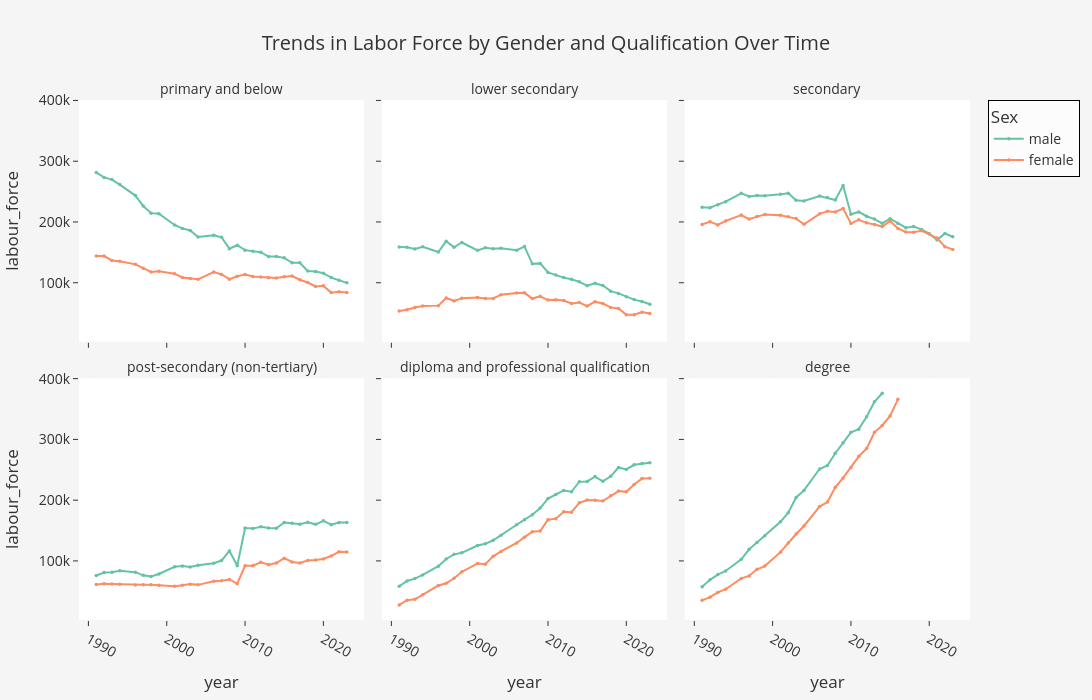

Notebook code cell kept with this figure:
### Markdown cell above
<p>We will proceed with plotting out the line plot using Plotly for a Interactive Visualisation. This is done as Plotly allows for a interactive graph to be generated which allows us to view individual data points and their exact values. The graph will be plotted in the cell below.</p>

### Code cell
# ----------- Plotting Line Plot ----------- #
fig = px.line(
    df3,
    x="year",
    y="labour_force",
    color="sex",
    facet_col="highest_qualification",
    facet_col_wrap=3,
    markers=True,
    template="ggplot2",
    color_discrete_sequence=px.colors.qualitative.Set2,
)

# ----------- Adjusting Traces ----------- #
fig.update_traces(
    line=dict(width=2),
    marker=dict(size=3.5)
)

# ----------- Adjsuting Layouts And Annotations ----------- #
for anno in fig.layout.annotations:
    if "highest_qualification" in anno.text:
        anno.text = anno.text.split('=')[-1].strip()

# ----------- Setting Titles And Beautification ----------- #
fig.update_layout(
    title_text="Trends in Labor Force by Gender and Qualification Over Time",
    title_x=0.5,
    title_font_size=20,
    font=dict(size=14),
    width=1100,
    height=700,
    plot_bgcolor="white",
    paper_bgcolor="#f5f5f5",
    margin=dict(t=100, l=50, r=50),
)

# ----------- Setting Y-axis To Start From 0 ----------- #
fig.update_yaxes(range=[0, None])

# ----------- X-Ticks Rotation ----------- #
fig.update_xaxes(tickangle=30)

# ----------- Legends ----------- #
fig.update_layout(
    legend=dict(
        title="Sex",
        x=1.02, y=1,
        xanchor='left', yanchor='top',
        bgcolor='rgba(255,255,255,0.7)',
        bordercolor='black',
        borderwidth=1
    )
)

# ----------- Displaying Line Plot ----------- #
fig.show()

### Figure 1 — Plotly figure (JSON) as saved in the notebook; plotly's stock layout.template omitted (floating-point values rounded to 4 significant figures)
{"data": [{"hovertemplate": "sex=male<br>highest_qualification=primary and below<br>year=%{x}<br>labour_force=%{y}<extra></extra>", "legendgroup": "male", "line": {"color": "rgb(102,194,165)", "dash": "solid", "width": 2}, "marker": {"size": 3.5, "symbol": "circle"}, "mode": "lines+markers", "name": "male", "orientation": "v", "showlegend": true, "type": "scatter", "x": [1991, 1992, 1993, 1994, 1996, 1997, 1998, 1999, 2001, 2002, 2003, 2004, 2006, 2007, 2008, 2009, 2010, 2011, 2012, 2013, 2014, 2015, 2016, 2017, 2018, 2019, 2020, 2021, 2022, 2023], "xaxis": "x4", "y": [281300, 273300, 269700, 261500, 243400, 226300, 214500, 213600, 195100, 189400, 186000, 175200, 178000, 174800, 156100, 161700, 153600, 151600, 150300, 143000, 143100, 140900, 132700, 132800, 119200, 118300, 115700, 108400, 103900, 99800], "yaxis": "y4"}, {"hovertemplate": "sex=male<br>highest_qualification=lower secondary<br>year=%{x}<br>labour_force=%{y}<extra></extra>", "legendgroup": "male", "line": {"color": "rgb(102,194,165)", "dash": "solid", "width": 2}, "marker": {"size": 3.5, "symbol": "circle"}, "mode": "lines+markers", "name": "male", "orientation": "v", "showlegend": false, "type": "scatter", "x": [1991, 1992, 1993, 1994, 1996, 1997, 1998, 1999, 2001, 2002, 2003, 2004, 2006, 2007, 2008, 2009, 2010, 2011, 2012, 2013, 2014, 2015, 2016, 2017, 2018, 2019, 2020, 2021, 2022, 2023], "xaxis": "x5", "y": [158800, 158300, 155600, 159000, 150500, 168400, 158300, 166200, 153300, 157400, 156000, 156600, 153500, 159500, 131100, 131800, 117000, 112900, 108400, 105700, 101500, 95000, 99200, 95500, 86100, 82400, 77100, 72200, 69000, 64500], "yaxis": "y5"}, {"hovertemplate": "sex=male<br>highest_qualification=secondary<br>year=%{x}<br>labour_force=%{y}<extra></extra>", "legendgroup": "male", "line": {"color": "rgb(102,194,165)", "dash": "solid", "width": 2}, "marker": {"size": 3.5, "symbol": "circle"}, "mode": "lines+markers", "name": "male", "orientation": "v", "showlegend": false, "type": "scatter", "x": [1991, 1992, 1993, 1994, 1996, 1997, 1998, 1999, 2001, 2002, 2003, 2004, 2006, 2007, 2008, 2009, 2010, 2011, 2012, 2013, 2014, 2015, 2016, 2017, 2018, 2019, 2020, 2021, 2022, 2023], "xaxis": "x6", "y": [224400, 223400, 228500, 233400, 247200, 242100, 243400, 243300, 245700, 247200, 235800, 234600, 242800, 240100, 236200, 260000, 212700, 216500, 209400, 204700, 197700, 205300, 197300, 190500, 192600, 187700, 180800, 170500, 181000, 175700], "yaxis": "y6"}, {"hovertemplate": "sex=male<br>highest_qualification=post-secondary (non-tertiary)<br>year=%{x}<br>labour_force=%{y}<extra></extra>", "legendgroup": "male", "line": {"color": "rgb(102,194,165)", "dash": "solid", "width": 2}, "marker": {"size": 3.5, "symbol": "circle"}, "mode": "lines+markers", "name": "male", "orientation": "v", "showlegend": false, "type": "scatter", "x": [1991, 1992, 1993, 1994, 1996, 1997, 1998, 1999, 2001, 2002, 2003, 2004, 2006, 2007, 2008, 2009, 2010, 2011, 2012, 2013, 2014, 2015, 2016, 2017, 2018, 2019, 2020, 2021, 2022, 2023], "xaxis": "x", "y": [76000, 80900, 81200, 83900, 81500, 76300, 74400, 78500, 90400, 91500, 90100, 92800, 96100, 100600, 116500, 92100, 154000, 153200, 156200, 154000, 153800, 163200, 162000, 160400, 163700, 160200, 166000, 159600, 163100, 163200], "yaxis": "y"}, {"hovertemplate": "sex=male<br>highest_qualification=diploma and professional qualification<br>year=%{x}<br>labour_force=%{y}<extra></extra>", "legendgroup": "male", "line": {"color": "rgb(102,194,165)", "dash": "solid", "width": 2}, "marker": {"size": 3.5, "symbol": "circle"}, "mode": "lines+markers", "name": "male", "orientation": "v", "showlegend": false, "type": "scatter", "x": [1991, 1992, 1993, 1994, 1996, 1997, 1998, 1999, 2001, 2002, 2003, 2004, 2006, 2007, 2008, 2009, 2010, 2011, 2012, 2013, 2014, 2015, 2016, 2017, 2018, 2019, 2020, 2021, 2022, 2023], "xaxis": "x2", "y": [58300, 67000, 70900, 77000, 91400, 103200, 110800, 113300, 125300, 128200, 134000, 142100, 159500, 167900, 176000, 187000, 202600, 209300, 216000, 213800, 230500, 230900, 238800, 231000, 239300, 253800, 250600, 258200, 260200, 261500], "yaxis": "y2"}, {"hovertemplate": "sex=male<br>highest_qualification=degree<br>year=%{x}<br>labour_force=%{y}<extra></extra>", "legendgroup": "male", "line": {"color": "rgb(102,194,165)", "dash": "solid", "width": 2}, "marker": {"size": 3.5, "symbol": "circle"}, "mode": "lines+markers", "name": "male", "orientation": "v", "showlegend": false, "type": "scatter", "x": [1991, 1992, 1993, 1994, 1996, 1997, 1998, 1999, 2001, 2002, 2003, 2004, 2006, 2007, 2008, 2009, 2010, 2011, 2012, 2013, 2014], "xaxis": "x3", "y": [57400, 68900, 77500, 83500, 102700, 119200, 130300, 141500, 164400, 179300, 204400, 216100, 251300, 257100, 277300, 294300, 311700, 316900, 337400, 362000, 375900], "yaxis": "y3"}, {"hovertemplate": "sex=female<br>highest_qualification=primary and below<br>year=%{x}<br>labour_force=%{y}<extra></extra>", "legendgroup": "female", "line": {"color": "rgb(252,141,98)", "dash": "solid", "width": 2}, "marker": {"size": 3.5, "symbol": "circle"}, "mode": "lines+markers", "name": "female", "orientation": "v", "showlegend": true, "type": "scatter", "x": [1991, 1992, 1993, 1994, 1996, 1997, 1998, 1999, 2001, 2002, 2003, 2004, 2006, 2007, 2008, 2009, 2010, 2011, 2012, 2013, 2014, 2015, 2016, 2017, 2018, 2019, 2020, 2021, 2022, 2023], "xaxis": "x4", "y": [143900, 143900, 136600, 135400, 130200, 123900, 117700, 119000, 114900, 108600, 106900, 105600, 117700, 113600, 105900, 110700, 113400, 110200, 109400, 108300, 107700, 109700, 110900, 104900, 100300, 93900, 94900, 83700, 85000, 83800], "yaxis": "y4"}, {"hovertemplate": "sex=female<br>highest_qualification=lower secondary<br>year=%{x}<br>labour_force=%{y}<extra></extra>", "legendgroup": "female", "line": {"color": "rgb(252,141,98)", "dash": "solid", "width": 2}, "marker": {"size": 3.5, "symbol": "circle"}, "mode": "lines+markers", "name": "female", "orientation": "v", "showlegend": false, "type": "scatter", "x": [1991, 1992, 1993, 1994, 1996, 1997, 1998, 1999, 2001, 2002, 2003, 2004, 2006, 2007, 2008, 2009, 2010, 2011, 2012, 2013, 2014, 2015, 2016, 2017, 2018, 2019, 2020, 2021, 2022, 2023], "xaxis": "x5", "y": [53300, 55400, 59300, 61500, 62300, 74800, 70000, 74600, 75600, 74000, 74100, 80300, 83200, 83300, 73900, 77700, 71400, 72000, 70600, 66000, 67400, 61600, 68800, 65800, 59400, 57500, 47100, 47300, 51600, 49200], "yaxis": "y5"}, {"hovertemplate": "sex=female<br>highest_qualification=secondary<br>year=%{x}<br>labour_force=%{y}<extra></extra>", "legendgroup": "female", "line": {"color": "rgb(252,141,98)", "dash": "solid", "width": 2}, "marker": {"size": 3.5, "symbol": "circle"}, "mode": "lines+markers", "name": "female", "orientation": "v", "showlegend": false, "type": "scatter", "x": [1991, 1992, 1993, 1994, 1996, 1997, 1998, 1999, 2001, 2002, 2003, 2004, 2006, 2007, 2008, 2009, 2010, 2011, 2012, 2013, 2014, 2015, 2016, 2017, 2018, 2019, 2020, 2021, 2022, 2023], "xaxis": "x6", "y": [195900, 200500, 195200, 201700, 211400, 204700, 208800, 212200, 211000, 208400, 205500, 196100, 213400, 217800, 216600, 222200, 197600, 203700, 198500, 195900, 192400, 201500, 189300, 183500, 183200, 185600, 180000, 173400, 159400, 154800], "yaxis": "y6"}, {"hovertemplate": "sex=female<br>highest_qualification=post-secondary (non-tertiary)<br>year=%{x}<br>labour_force=%{y}<extra></extra>", "legendgroup": "female", "line": {"color": "rgb(252,141,98)", "dash": "solid", "width": 2}, "marker": {"size": 3.5, "symbol": "circle"}, "mode": "lines+markers", "name": "female", "orientation": "v", "showlegend": false, "type": "scatter", "x": [1991, 1992, 1993, 1994, 1996, 1997, 1998, 1999, 2001, 2002, 2003, 2004, 2006, 2007, 2008, 2009, 2010, 2011, 2012, 2013, 2014, 2015, 2016, 2017, 2018, 2019, 2020, 2021, 2022, 2023], "xaxis": "x", "y": [61100, 62600, 62200, 61600, 60200, 60800, 60600, 60100, 58400, 60000, 61800, 60600, 66600, 67400, 69500, 62500, 92000, 92000, 97800, 93700, 96500, 104500, 98300, 96700, 100600, 101600, 103200, 108200, 115000, 114800], "yaxis": "y"}, {"hovertemplate": "sex=female<br>highest_qualification=diploma and professional qualification<br>year=%{x}<br>labour_force=%{y}<extra></extra>", "legendgroup": "female", "line": {"color": "rgb(252,141,98)", "dash": "solid", "width": 2}, "marker": {"size": 3.5, "symbol": "circle"}, "mode": "lines+markers", "name": "female", "orientation": "v", "showlegend": false, "type": "scatter", "x": [1991, 1992, 1993, 1994, 1996, 1997, 1998, 1999, 2001, 2002, 2003, 2004, 2006, 2007, 2008, 2009, 2010, 2011, 2012, 2013, 2014, 2015, 2016, 2017, 2018, 2019, 2020, 2021, 2022, 2023], "xaxis": "x2", "y": [27600, 35300, 36800, 44200, 59500, 63200, 71500, 82100, 95800, 94600, 107500, 115700, 129500, 139100, 148000, 149200, 167700, 169600, 180800, 180200, 195600, 200200, 200000, 198500, 207400, 214900, 213700, 225900, 235500, 235900], "yaxis": "y2"}, {"hovertemplate": "sex=female<br>highest_qualification=degree<br>year=%{x}<br>labour_force=%{y}<extra></extra>", "legendgroup": "female", "line": {"color": "rgb(252,141,98)", "dash": "solid", "width": 2}, "marker": {"size": 3.5, "symbol": "circle"}, "mode": "lines+markers", "name": "female", "orientation": "v", "showlegend": false, "type": "scatter", "x": [1991, 1992, 1993, 1994, 1996, 1997, 1998, 1999, 2001, 2002, 2003, 2004, 2006, 2007, 2008, 2009, 2010, 2011, 2012, 2013, 2014, 2015, 2016], "xaxis": "x3", "y": [35100, 40300, 48200, 53400, 71200, 75300, 86200, 91500, 114400, 129400, 144300, 157500, 189400, 196900, 221200, 236600, 253600, 272200, 284900, 311600, 323000, 338700, 365900], "yaxis": "y3"}], "layout": {"annotations": [{"font": {}, "showarrow": false, "text": "post-secondary (non-tertiary)", "x": 0.16, "xanchor": "center", "xref": "paper", "y": 0.465, "yanchor": "bottom", "yref": "paper"}, {"font": {}, "showarrow": false, "text": "diploma and professional qualification", "x": 0.5, "xanchor": "center", "xref": "paper", "y": 0.465, "yanchor": "bottom", "yref": "paper"}, {"font": {}, "showarrow": false, "text": "degree", "x": 0.84, "xanchor": "center", "xref": "paper", "y": 0.465, "yanchor": "bottom", "yref": "paper"}, {"font": {}, "showarrow": false, "text": "primary and below", "x": 0.16, "xanchor": "center", "xref": "paper", "y": 1.0, "yanchor": "bottom", "yref": "paper"}, {"font": {}, "showarrow": false, "text": "lower secondary", "x": 0.5, "xanchor": "center", "xref": "paper", "y": 1.0, "yanchor": "bottom", "yref": "paper"}, {"font": {}, "showarrow": false, "text": "secondary", "x": 0.84, "xanchor": "center", "xref": "paper", "y": 1.0, "yanchor": "bottom", "yref": "paper"}], "font": {"size": 14}, "height": 700, "legend": {"bgcolor": "rgba(255,255,255,0.7)", "bordercolor": "black", "borderwidth": 1, "title": {"text": "Sex"}, "tracegroupgap": 0, "x": 1.02, "xanchor": "left", "y": 1, "yanchor": "top"}, "margin": {"l": 50, "r": 50, "t": 100}, "paper_bgcolor": "#f5f5f5", "plot_bgcolor": "white", "title": {"font": {"size": 20}, "text": "Trends in Labor Force by Gender and Qualification Over Time", "x": 0.5}, "width": 1100, "xaxis": {"anchor": "y", "autorange": true, "domain": [0, 0.32], "range": [1989.0, 2025.0], "tickangle": 30, "title": {"text": "year"}, "type": "linear"}, "xaxis2": {"anchor": "y2", "autorange": true, "domain": [0.34, 0.66], "matches": "x", "range": [1989.0, 2025.0], "tickangle": 30, "title": {"text": "year"}, "type": "linear"}, "xaxis3": {"anchor": "y3", "autorange": true, "domain": [0.68, 1.0], "matches": "x", "range": [1989.0, 2025.0], "tickangle": 30, "title": {"text": "year"}, "type": "linear"}, "xaxis4": {"anchor": "y4", "autorange": true, "domain": [0, 0.32], "matches": "x", "range": [1989.0, 2025.0], "showticklabels": false, "tickangle": 30, "type": "linear"}, "xaxis5": {"anchor": "y5", "autorange": true, "domain": [0.34, 0.66], "matches": "x", "range": [1989.0, 2025.0], "showticklabels": false, "tickangle": 30, "type": "linear"}, "xaxis6": {"anchor": "y6", "autorange": true, "domain": [0.68, 1.0], "matches": "x", "range": [1989.0, 2025.0], "showticklabels": false, "tickangle": 30, "type": "linear"}, "yaxis": {"anchor": "x", "autorange": true, "domain": [0, 0.465], "range": [2753.0, 400700.0], "title": {"text": "labour_force"}, "type": "linear"}, "yaxis2": {"anchor": "x2", "autorange": true, "domain": [0, 0.465], "matches": "y", "range": [2753.0, 400700.0], "showticklabels": false, "type": "linear"}, "yaxis3": {"anchor": "x3", "autorange": true, "domain": [0, 0.465], "matches": "y", "range": [2753.0, 400700.0], "showticklabels": false, "type": "linear"}, "yaxis4": {"anchor": "x4", "autorange": true, "domain": [0.535, 1.0], "matches": "y", "range": [2753.0, 400700.0], "title": {"text": "labour_force"}, "type": "linear"}, "yaxis5": {"anchor": "x5", "autorange": true, "domain": [0.535, 1.0], "matches": "y", "range": [2753.0, 400700.0], "showticklabels": false, "type": "linear"}, "yaxis6": {"anchor": "x6", "autorange": true, "domain": [0.535, 1.0], "matches": "y", "range": [2753.0, 400700.0], "showticklabels": false, "type": "linear"}}}
